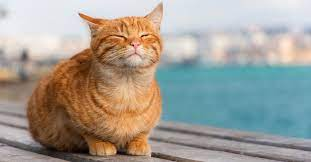
#> input picture Estudo-opencv/extras/cat.jpg, 311 x 162 px, found by its file name
$ python binarizacao.py   (older library calls are emulated)
#> lines starting #> are read from the running program, lines starting #| are printed output that depends on the picture; after the words box and inside, x2 and y2 are one past the last pixel; in counts of white or black regions, pixels touching at a corner belong together

"""
thresholding = limiarização
convertemos imagenss em tons de cinza para preto e branco com onde
todos pixels possuem 0 ou 255 como valores de intensidade

"""

""" # suavização da imagem, binarização com threshold de 160 e
    # a inversão da imagem binarizada.
import cv2
import numpy as np

img = cv2.imread('../cat.jpg')
img = cv2.cvtColor(img, cv2.COLOR_BGR2GRAY)
suavizacaoGaussiana = cv2.GaussianBlur(img, (7, 7), 0) # aplica blur
(T, bin) = cv2.threshold(suavizacaoGaussiana, 160, 255, cv2.THRESH_BINARY)

(T, binI) = cv2.threshold(suavizacaoGaussiana, 160, 255,
cv2.THRESH_BINARY_INV)

resultado = np.vstack([
    np.hstack([suavizacaoGaussiana, bin]),

    np.hstack([binI, cv2.bitwise_and(img, img, mask = binI)])
])

cv2.imshow("Binarização da imagem", resultado)
cv2.waitKey(0)
"""


""" # Thresholding adaptativo
import cv2
import numpy as np
# import matplotlib.pyplot as plt
img = cv2.imread("../cat.jpg")
img = cv2.cvtColor(img, cv2.COLOR_BGR2GRAY)
suavizacaoGaussiana = cv2.GaussianBlur(img, (7, 7), 0)

bin1 = cv2.adaptiveThreshold(suavizacaoGaussiana, 255,
                            cv2.ADAPTIVE_THRESH_MEAN_C,
                            cv2.THRESH_BINARY_INV, 21, 5 )
bin2 = cv2.adaptiveThreshold(suavizacaoGaussiana, 255,
                            cv2.ADAPTIVE_THRESH_GAUSSIAN_C,
                            cv2.THRESH_BINARY_INV, 21, 5 )
resultado = np.hstack([
    np.vstack([img, suavizacaoGaussiana]),
    np.vstack([bin1,bin2]),
])

cv2.imshow("binarização adaptativa", resultado)

# [4 lines of commented-out code are left out]


cv2.waitKey(0)
cv2.destroyAllWindows()
"""


""" # Thresholding otsu e riddler-calvard
"""
import mahotas  #conda install mahotas
import cv2
import numpy as np

img = cv2.imread("../cat.jpg")
#> img is the input picture: shape (162, 311, 3); mean B, G, R 149.3, 158.2, 163.1

img = cv2.cvtColor(img, cv2.COLOR_BGR2GRAY)
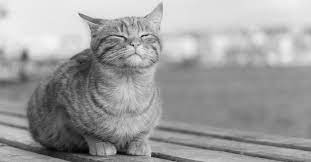
#> img: shape (162, 311); min 2, max 249, mean 158.6
suavizacaoGaussiana = cv2.GaussianBlur(img, (9,9), 0)
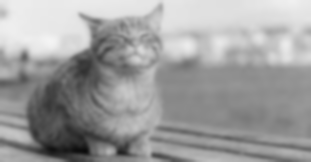
#> suavizacaoGaussiana: shape (162, 311); min 11, max 244, mean 158.6

T = mahotas.thresholding.otsu(suavizacaoGaussiana)
#> T = 166
temp = img.copy()
temp[temp > T] = 255
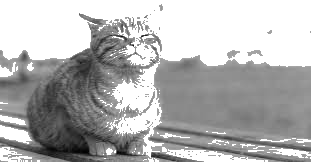
#> temp: shape (162, 311); min 2, max 255, mean 178.7
temp[temp < 255] = 0
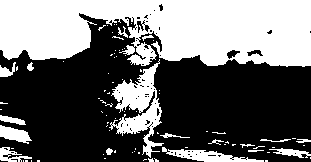
#> temp: shape (162, 311); 41.8% white; 87 white regions (69 under 20 px), largest, box (x1, y1, x2, y2) and area: (0, 0, 311, 67) 16636, (109, 59, 164, 158) 2139, (162, 147, 264, 162) 653
temp = cv2.bitwise_not(temp)

#> (the run stopped early here; a loop or call above may not have finished)
